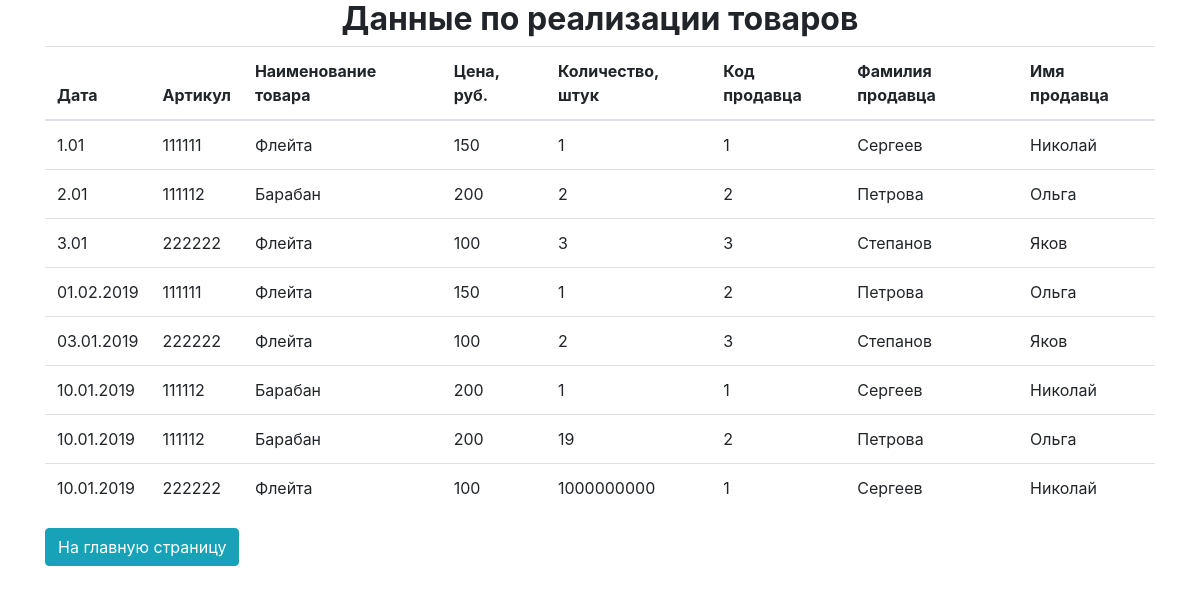
The page /statistics on the database as committed earlier.
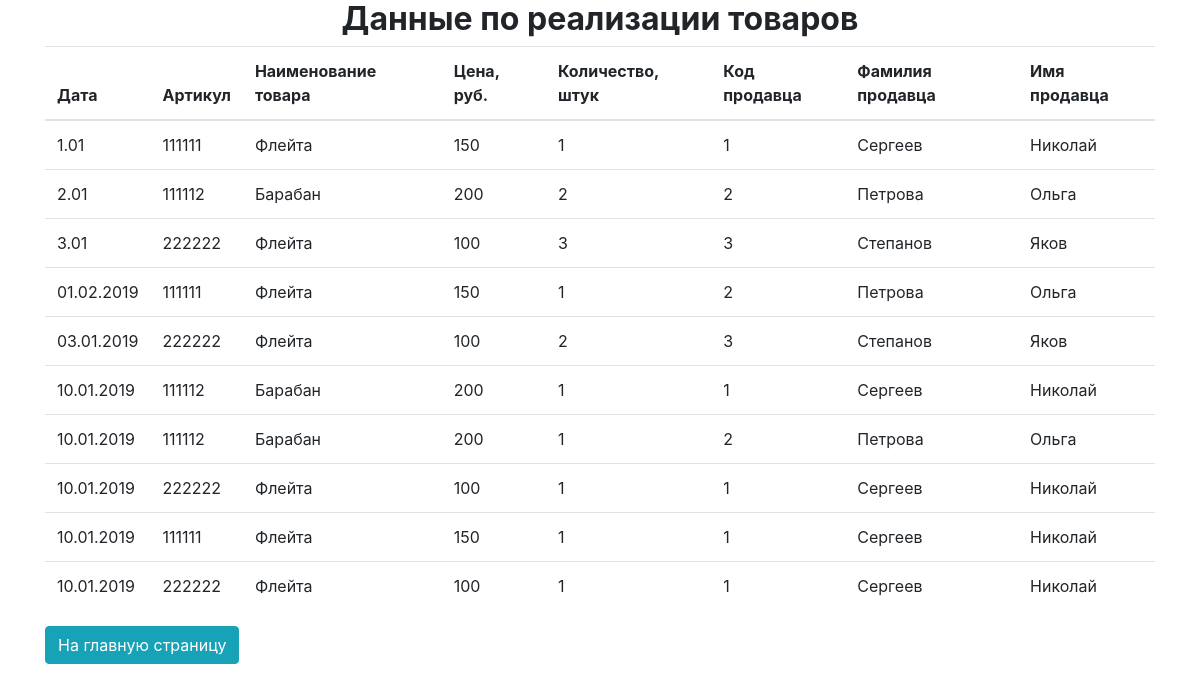
The same page on the database as committed later.
### tables this page shows
CREATE TABLE sales (
          date NUMERIC NOT NULL
        , vendor_code INTEGER NOT NULL
        , price INTEGER NOT NULL
        , quantity INTEGER NOT NULL CHECK (quantity >= 0)
        , seller_id TEXT NOT NULL
         
        , FOREIGN KEY (vendor_code) REFERENCES products (vendor_code)
        , FOREIGN KEY (seller_id) REFERENCES employees (employee_id) 
        );

CREATE TABLE products (
            vendor_code INTEGER PRIMARY KEY,
            product_name TEXT NOT NULL,
            price INTEGER NOT NULL,
            quantity INTEGER NOT NULL DEFAULT 0 CHECK (quantity >= 0)
        );

CREATE TABLE employees (
          employee_id INTEGER PRIMARY KEY AUTOINCREMENT
        , surname TEXT NOT NULL
        , name TEXT NOT NULL
        );

### app/main.py (the view)
    @app.route("/statistics", methods=['GET'])
    def statistics():
        get_statistics_result = db.get_statistics(db.open_db(db_url))
        return render_template('statistics.html', items=get_statistics_result)

### app/db.py (called while the page is built)
def open_db(url):
    connection = sqlite3.connect(url)
    connection.row_factory = sqlite3.Row
    return connection

def get_statistics(connection):
    with connection:
        cursor = connection.cursor()
        cursor.execute("""
        SELECT s.date, s.vendor_code, p.product_name, s.price, s.quantity, s.seller_id, e.surname, e.name
          FROM sales s LEFT JOIN products p
            ON s.vendor_code = p.vendor_code
     LEFT JOIN employees e
            ON s.seller_id = e.employee_id""")
        items = []
        for row in cursor:
            items.append(
                Statistics(
                    row['date'],
                    row['vendor_code'],
                    row['product_name'],
                    row['price'],
                    row['quantity'],
                    row['seller_id'],
                    row['surname'],
                    row['name']
                )
            )
        return items

### app/templates/statistics.html (shortened to what this page needs)
<!doctype html>
<html lang="en">
<head>
    <link rel="stylesheet" href="https://stackpath.bootstrapcdn.com/bootstrap/4.3.1/css/bootstrap.min.css"
>
</head>
<body>
<div class="container">
    <p class="h2 text-center font-weight-bold">Данные по реализации товаров</p>
    <table class="table table-hover">
        <thead>
        <tr>
            <th scope="col">Дата</th>
            <th scope="col">Артикул</th>
            <th scope="col">Наименование товара</th>
            <th scope="col">Цена, руб.</th>
            <th scope="col">Количество, штук</th>
            <th scope="col">Код продавца</th>
            <th scope="col">Фамилия продавца</th>
            <th scope="col">Имя продавца</th>
        </tr>
        </thead>
        <tbody>
        {% for item in items %}
        <tr>
            <td>{{ item.date }}</td>
            <td>{{ item.vendor_code }}</td>
            <td>{{ item.product_name }}</td>
            <td>{{ item.price }}</td>
            <td>{{ item.quantity }}</td>
            <td>{{ item.seller_id }}</td>
            <td>{{ item.surname }}</td>
            <td>{{ item.name }}</td>
        </tr>
        {% endfor %}
        </tbody>
    </table>
    <p><a class="btn btn-info" href="{{ url_for('index') }}">На главную страницу</a></p>
</div>
</body>
</html>

Rows that differ between the two databases and show on the page:
changed sales (number 7 of 10 on the later page): quantity "19" → "1"
changed sales (number 8 of 10 on the later page): quantity "1000000000" → "1"
added sales: date "10.01.2019", vendor_code "111111", product_name "Флейта", price "150", quantity "1", seller_id "1", surname "Сергеев", name "Николай"
added sales: date "10.01.2019", vendor_code "222222", product_name "Флейта", price "100", quantity "1", seller_id "1", surname "Сергеев", name "Николай"
